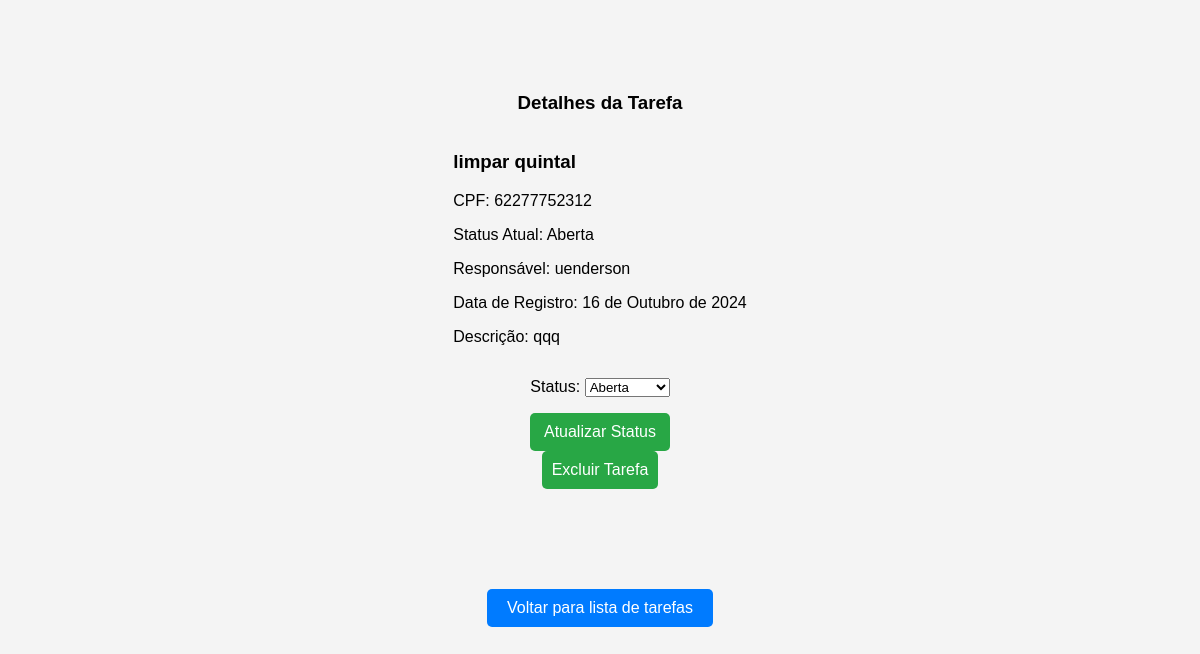
The app's page /detalhar/2/ with its own data.
### tarefas/models.py (models this page shows, shortened)
class CadastroTarefas(models.Model):
    STATUS_CHOICES = [
        ('Aberta', 'Aberta'),
        ('Pendente', 'Pendente'),
        ('Executada', 'Executada'),
    ]
    responsavel = models.ForeignKey(Usuario, on_delete=models.CASCADE)  # Relacionamento com o usuário
    data = models.DateField()  # Data da tarefa
    titulo_tarefa = models.CharField(max_length=200)  # Título da tarefa
    status = models.CharField(max_length=9, choices=STATUS_CHOICES, default='Aberta')  # Status da tarefa
    datadoregistro = models.DateField(auto_now_add=True)  # Data do registro do tempo
    horas_trabalhadas = models.DurationField()  # Horas ou minutos trabalhados
    descricao = models.TextField()  # Descrição do trabalho realizado

class Usuario(AbstractBaseUser, PermissionsMixin):
    cpf = models.CharField(max_length=11, unique=True)
    nome_user = models.CharField(max_length=200)
    is_active = models.BooleanField(default=True)
    is_staff = models.BooleanField(default=False)
    objects = UsuarioManager()
    USERNAME_FIELD = 'cpf'
    REQUIRED_FIELDS = ['nome_user']  # Inclua apenas campos obrigatórios adicionais

### tarefas/views.py (the view)
# urls.py: path('detalhar/<int:tarefa_id>/', views.detalhe_tarefa, name='detalhar'),
def detalhe_tarefa(request, tarefa_id):
    cadastro_tarefa = get_object_or_404(CadastroTarefas, id=tarefa_id)
    if request.method == 'POST':
        form = AtualizarTarefasForm(request.POST, instance=cadastro_tarefa)
        if form.is_valid():
            form.save()
            messages.success(request, 'Tarefa atualizada com sucesso!')
            return redirect('lista_tarefas')  # Redireciona para a lista de tarefas do usuário
    else:
        form = AtualizarTarefasForm(instance=cadastro_tarefa)
    return render(request, 'tarefas/detalhe.html', {
        'cadastro_tarefa': cadastro_tarefa,
        'form': form
    })

### tarefas/forms.py
class AtualizarTarefasForm(forms.ModelForm):
    class Meta:
        model = CadastroTarefas
        fields = ['status']

### tarefas/templates/tarefas/detalhe.html (shortened to what this page needs)
{% load static %}
<!DOCTYPE html>
<html lang="pt-BR">
<head>
    <link rel="stylesheet" href="{% static 'home_list/style.css' %}">
    <link rel="stylesheet" href="{% static 'nav/nav.css' %}">
</head>
<body>
    <h3>Detalhes da Tarefa</h3>
    <div class="card_detalhe">
        <h3>{{ cadastro_tarefa.titulo_tarefa }}</h3>
        <p>CPF: {{ cadastro_tarefa.responsavel.cpf }}</p>
        <p>Status Atual: {{ cadastro_tarefa.status }}</p>
        <p>Responsável: {{ cadastro_tarefa.responsavel.nome_user }}</p>
        <p>Data de Registro: {{ cadastro_tarefa.datadoregistro }}</p>
        <p>Descrição: {{ cadastro_tarefa.descricao }}</p>
    </div>
    <form method="post">
        {{ form.as_p }}
        <button type="submit">Atualizar Status</button>
    </form>
    <form method="post" action="{% url 'excluir_tarefa' cadastro_tarefa.id %}" style="display:inline;">
        <button type="submit" onclick="return confirm('Você tem certeza que deseja excluir esta tarefa?');">Excluir Tarefa</button>
    </form>
    <a class="butao_detalhe" href="{% url 'lista_tarefas' %}">Voltar para lista de tarefas</a>
</body>
</html>

### static/home_list/style.css (style rules this page uses)
body { background-color: #d8d8d8f5; margin: 0; padding: 0; font-family: Arial, sans-serif; overflow-x: hidden; }
.butao_detalhe { margin: 100px 50px; background-color: #007bff; text-align: center; text-decoration: none; color: white; padding: 10px 20px; border-radius: 5px; display: inline-block; }
body { margin: 0; padding: 0; font-family: Arial, sans-serif; background-color: #f4f4f4; display: flex; flex-direction: column; align-items: center; justify-content: center; min-height: 100vh; }
form { display: flex; flex-direction: column; align-items: center; }
form button { width: 100%; padding: 10px; background-color: #28a745; color: white; border: none; border-radius: 5px; cursor: pointer; font-size: 16px; }

### records on screen
CadastroTarefas: titulo_tarefa "limpar quintal", responsavel.cpf "62277752312", status "Aberta", responsavel.nome_user "uenderson", datadoregistro "16 de Outubro de 2024", descricao "qqq"
